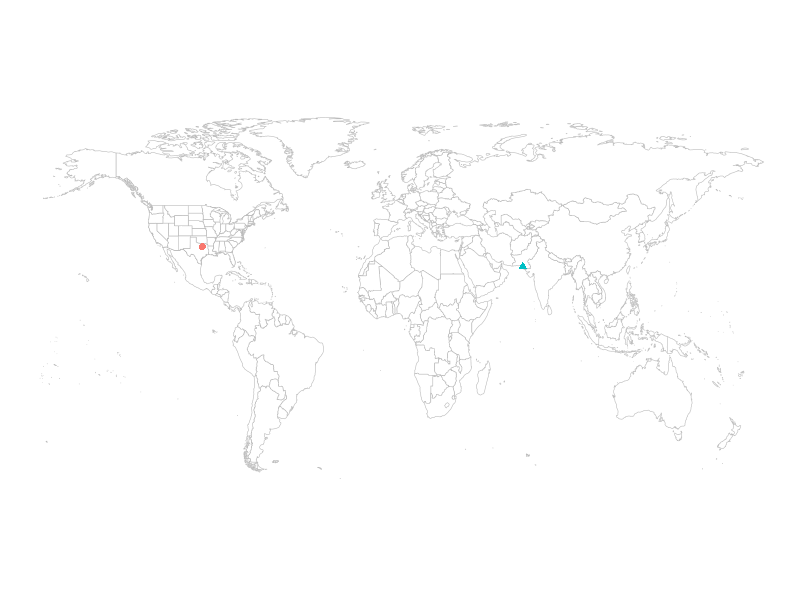
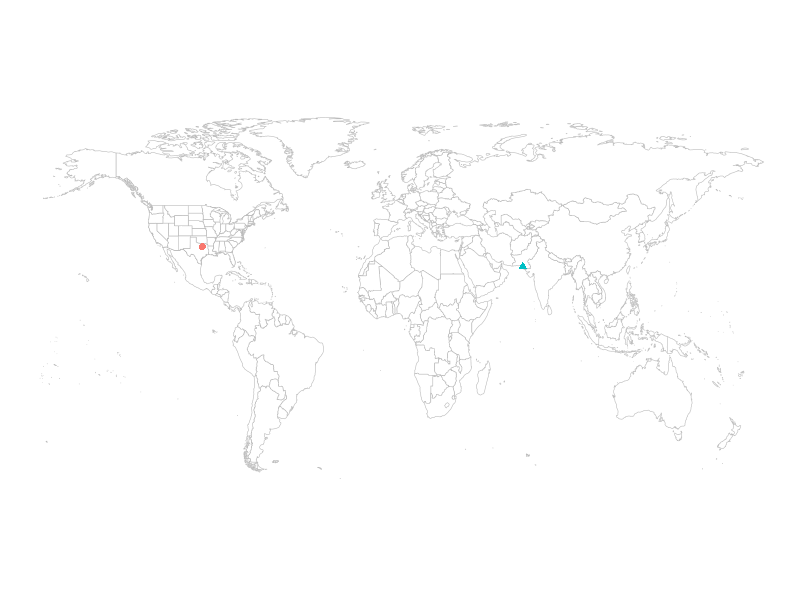

R code for these plots, in order:
## ---- chunk 1
library(maps)
library(tidyverse)
## ---- chunk 2
# Set plot theme and colors
theme_custom = function() {
  theme_minimal() %+replace%
    theme(legend.position = "top") +
    theme(panel.grid = element_blank()) +
    theme(strip.background = element_blank()) +
    theme(panel.border = element_blank()) +
    theme(panel.background = element_blank()) +
    theme(legend.title = element_blank()) +
    theme(text = element_text(size = 7, colour = "#000000")) +
    theme(plot.margin = margin(t = 0.1, r = 0, b = 0.1, l = 0))
}
## ---- chunk 3

CaseStudy <- read_csv("CaseStudyLatLong.csv")

states_map <- map_data("state")
world_map <- map_data("world")

world_map <- world_map %>%
  filter(region != "Antarctica")

world_map$region <- ifelse(world_map$subregion == "Alaska", "Alaska", world_map$region)

ggplot() + 
  geom_map(aes(map_id = region), 
           map = world_map, 
           data = world_map, 
           color = "#bbbbbb",
           fill = "#ffffff",
           size = 0.2) + 
  geom_map(aes(map_id = region), 
           map = states_map, 
           data = states_map, 
           color = "#bbbbbb",
           fill = "#ffffff",
           size = 0.2) + 
  geom_point(aes(x = CaseStudy$Longitude, y = CaseStudy$Latitude, shape = CaseStudy$Location, colour = CaseStudy$Location), size = 2) +
  expand_limits(x = world_map$long, y = world_map$lat) +
  theme_custom() +
  theme(legend.position = "none") +
  theme(axis.text = element_blank()) +
  theme(axis.title = element_blank()) + 
  coord_fixed(1.3)

ggsave("CaseStudy_map.pdf", width = 4, height = 3, units = "in")

